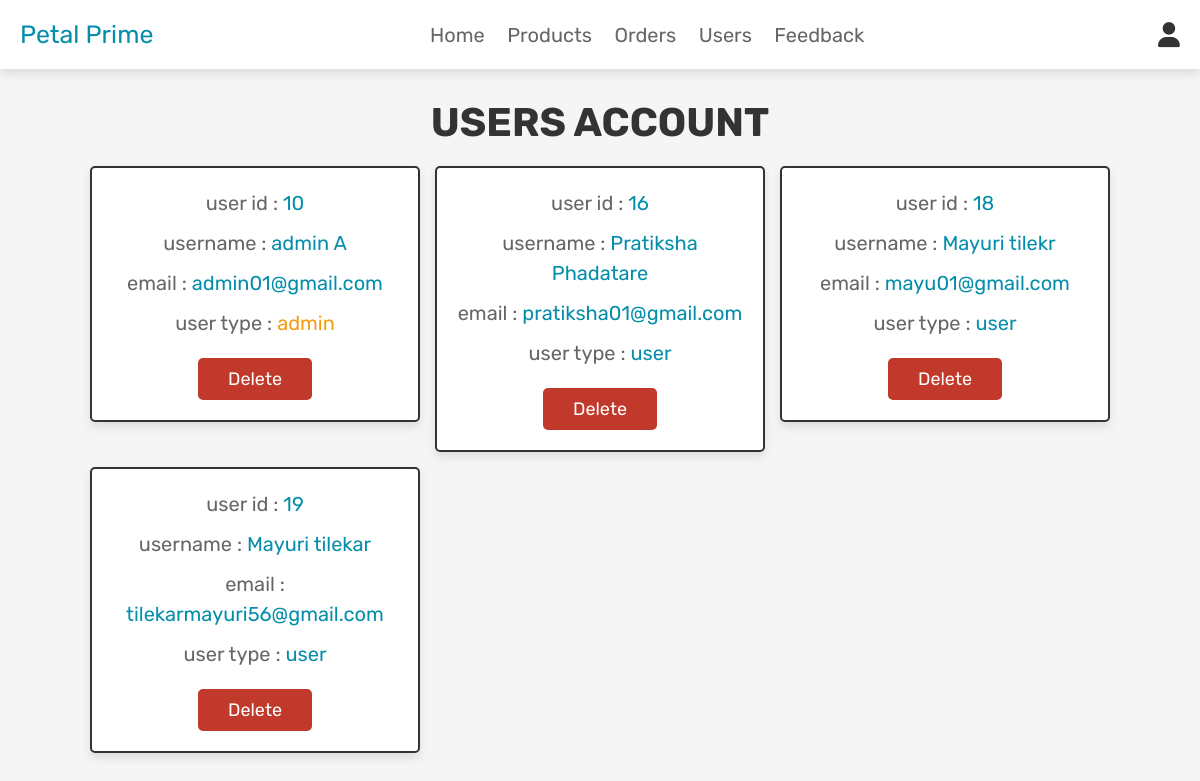
The app's page /admin_users.php (signed in) with its own data.
### tables this page shows
CREATE TABLE `users` (
  `id` int(100) NOT NULL,
  `name` varchar(100) NOT NULL,
  `email` varchar(100) NOT NULL,
  `password` varchar(100) NOT NULL,
  `user_type` varchar(20) NOT NULL DEFAULT 'user'
);

### admin_users.php (the view, shortened to what this page needs)
<?php
@include 'config.php';
?>
<!DOCTYPE html>
<html lang="en">
<head>
   <link rel="stylesheet" href="https://cdnjs.cloudflare.com/ajax/libs/font-awesome/6.0.0/css/all.min.css">
   <link rel="stylesheet" href="css/admin_style.css">
</head>
<body>
<?php @include 'admin_header.php'; ?>
<section class="users">
   <h1 class="title">users account</h1>
   <div class="box-container">
      <?php
         $select_users = mysqli_query($conn, "SELECT * FROM `users`") or die('query failed');
         if(mysqli_num_rows($select_users) > 0){
            while($fetch_users = mysqli_fetch_assoc($select_users)){
      ?>
      <div class="box">
         <p>user id : <span><?php echo $fetch_users['id']; ?></span></p>
         <p>username : <span><?php echo $fetch_users['name']; ?></span></p>
         <p>email : <span><?php echo $fetch_users['email']; ?></span></p>
         <p>user type : <span style="color:<?php if($fetch_users['user_type'] == 'admin'){ echo 'var(--orange)'; }; ?>"><?php echo $fetch_users['user_type']; ?></span></p>
         <a href="admin_users.php?delete=<?php echo $fetch_users['id']; ?>" onclick="return confirm('delete this user?');" class="delete-btn">delete</a>
      </div>
      <?php
         }
      }
      ?>
   </div>
</section>
</body>
</html>

### admin_style.css (style rules this page uses)
:root { --pink:#048eaa; --red:#c0392b; --orange:#f39c12; --black:#333; --white:#fff; --light-color:#666; --light-white:#ccc; --light-bg:#f5f5f5; --border:.2rem solid var(--black); --box-shadow:0 .5rem 1rem rgba(0,0,0,.1); }
* { font-family: 'Rubik', sans-serif; margin:0; padding:0; box-sizing: border-box; outline: none; border:none; text-decoration: none; transition:all .2s linear; }
html { font-size: 62.5%; overflow-x: hidden; scroll-behavior: smooth; scroll-padding-top: 6.5rem; }
body { background: var(--light-bg); }
section { padding:3rem 2rem; }
.title { text-align: center; margin-bottom: 2rem; color:var(--black); text-transform: uppercase; font-size: 4rem; }
.btn, .delete-btn, .option-btn { display: inline-block; border-radius: .5rem; margin-top: 1rem; font-size: 1.8rem; color:var(--white); cursor: pointer; padding:1rem 3rem; text-transform: capitalize; }
.delete-btn { background-color: var(--red); }
.users .box-container { display: grid; grid-template-columns: repeat(auto-fit, 33rem); gap:1.5rem; align-items: flex-start; max-width: 1200px; margin: 0 auto; justify-content: center; }
.users .box-container .box { padding:2rem; border:var(--border); background-color: var(--white); box-shadow: var(--box-shadow); border-radius: .5rem; text-align: center; }
.users .box-container .box p { font-size: 2rem; color:var(--light-color); margin-bottom: 1rem; line-height: 1.5; }
.users .box-container .box p span { color:var(--pink); }
.users .box-container .box .delete-btn { margin-top: .5; }

### records on screen
users: id "10", name "admin A", email "admin01@gmail.com", user_type "admin"
users: id "16", name "Pratiksha Phadatare", email "pratiksha01@gmail.com", user_type "user"
users: id "18", name "Mayuri tilekr", email "mayu01@gmail.com", user_type "user"
users: id "19", name "Mayuri tilekar", email "tilekarmayuri56@gmail.com", user_type "user"
